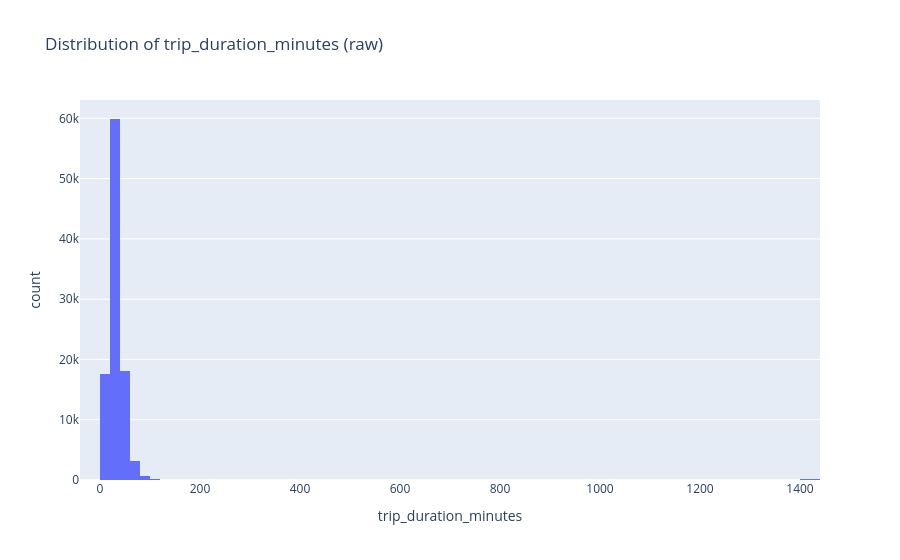

The notebook cell saved with this chart:
### Code cell
fig5 = px.histogram(
    trips_temp,
    x="trip_duration_minutes",
    nbins=100,
    title="Distribution of trip_duration_minutes (raw)"
)
fig5.show()

### Figure 1 — Plotly figure (JSON) as saved in the notebook; plotly's stock layout.template omitted (floating-point values rounded to 4 significant figures; data arrays with more than 128 entries replaced by an {"elided": "..."} marker saying what was removed)
{"data": [{"bingroup": "x", "hovertemplate": "trip_duration_minutes=%{x}<br>count=%{y}<extra></extra>", "legendgroup": "", "marker": {"color": "#636efa", "pattern": {"shape": ""}}, "name": "", "nbinsx": 100, "orientation": "v", "showlegend": false, "type": "histogram", "x": {"elided": "100000 float values"}, "xaxis": "x", "yaxis": "y"}], "layout": {"barmode": "relative", "legend": {"tracegroupgap": 0}, "title": {"text": "Distribution of trip_duration_minutes (raw)"}, "xaxis": {"anchor": "y", "domain": [0, 1], "title": {"text": "trip_duration_minutes"}}, "yaxis": {"anchor": "x", "domain": [0, 1], "title": {"text": "count"}}}}
